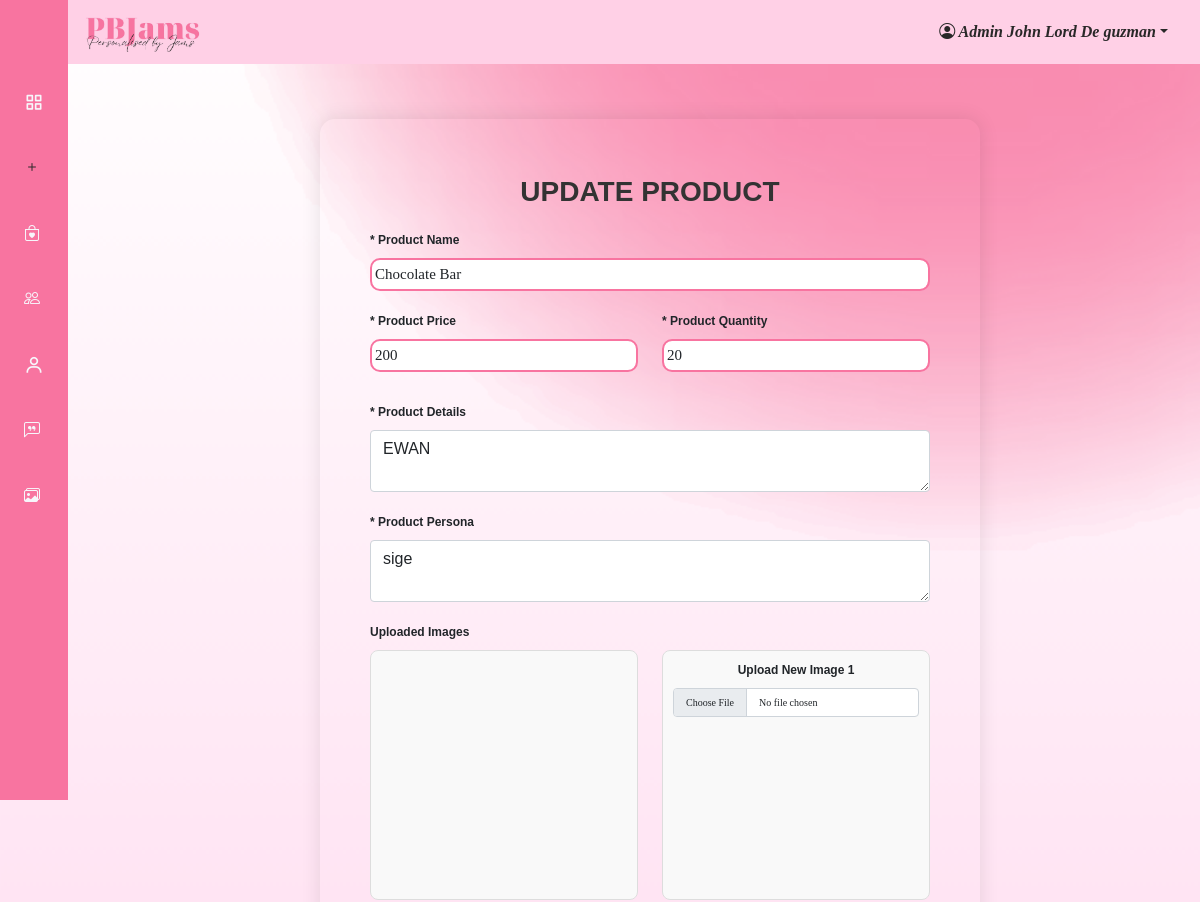
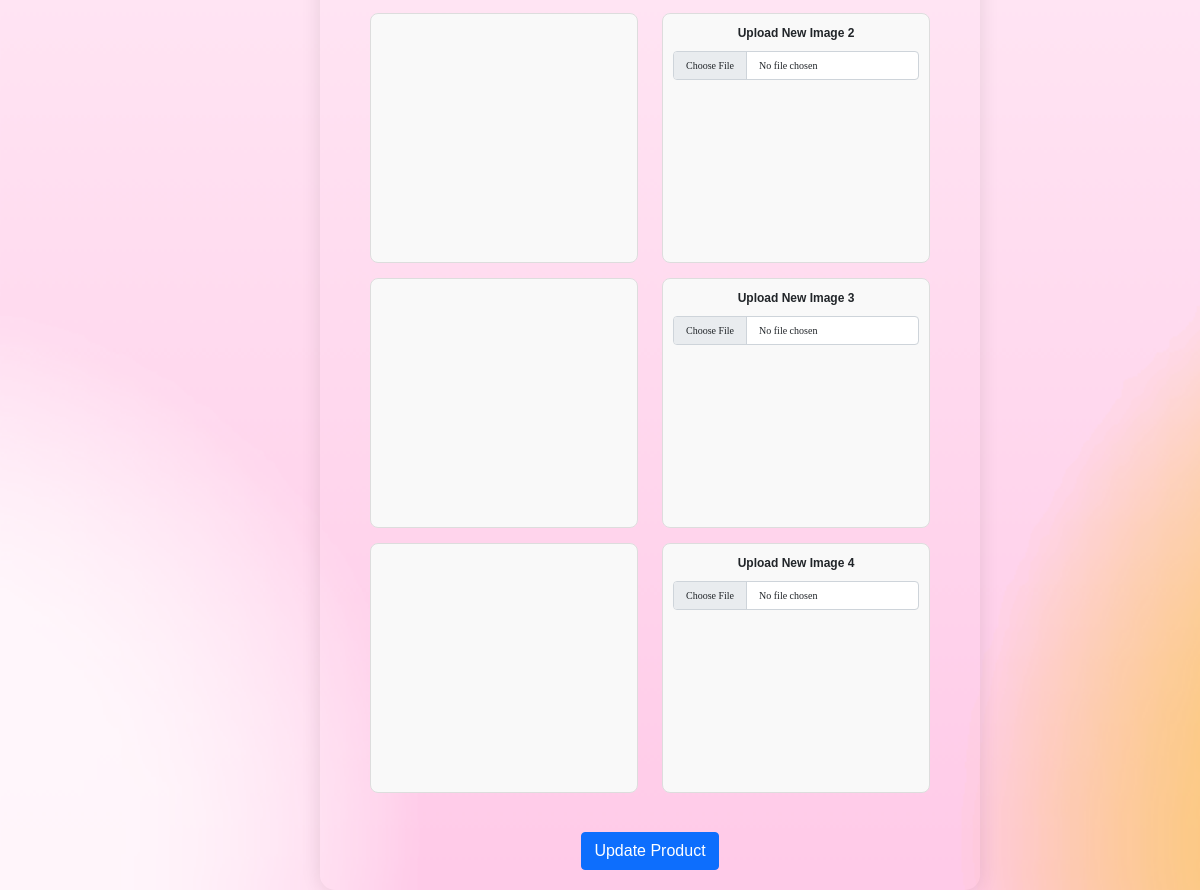
Page /admin_side/update_product.php?product_id=50 on the committed database (2 pictures, top to bottom).
### tables this page shows
CREATE TABLE `products` (
  `p_id` int(3) NOT NULL,
  `Name` varchar(50) NOT NULL,
  `Quantity` int(3) NOT NULL,
  `Price` float NOT NULL,
  `Details` text NOT NULL,
  `Persona` text NOT NULL
);

### admin_side/update_product.php (the view, shortened to what this page needs)
<?php
$servername = 'localhost';
$username = 'root';
$password = '';
$dbname = 'client_db';
$conn = mysqli_connect($servername, $username, $password, $dbname);
if (isset($_GET['product_id'])) {
    $product_id = $_GET['product_id'];
} elseif (isset($_POST['product_id'])) {
    $product_id = $_POST['product_id'];
} else {
    die("Product ID is not specified.");
}
$sql_product = "SELECT * FROM products WHERE p_id = ?";
$stmt_product = $conn->prepare($sql_product);
$stmt_product->bind_param("i", $product_id);
$stmt_product->execute();
$product_result = $stmt_product->get_result();
$product = $product_result->fetch_assoc();
$images = [];
?>
<!DOCTYPE html>
<html lang="en">
<head>
    <link href="https://cdn.jsdelivr.net/npm/bootstrap@5.3.3/dist/css/bootstrap.min.css" rel="stylesheet">
    <link rel="stylesheet" href="https://use.fontawesome.com/releases/v5.15.4/css/all.css"/>
    <link href="https://cdn.jsdelivr.net/npm/bootstrap-icons@1.4.1/font/bootstrap-icons.css" rel="stylesheet">
    <link href="https://stackpath.bootstrapcdn.com/bootstrap/5.1.3/css/bootstrap.min.css" rel="stylesheet">
    <link href="https://cdn.jsdelivr.net/npm/bootstrap@5.0.0-beta1/dist/css/bootstrap.min.css" rel="stylesheet">
    <link href="https://cdn.jsdelivr.net/npm/boxicons@latest/css/boxicons.min.css" rel="stylesheet">
    <link rel="stylesheet" href="https://cdn.jsdelivr.net/npm/bootstrap-icons@1.11.3/font/bootstrap-icons.min.css">
    <link rel="stylesheet" href="./css/update_product.css">
</head>
<body id="body-pd" style="background-image:url('./assets/bg.png');">
<header class="header" id="header">
    <div class="header_toggle"> <i class='bx bx-menu' id="header-toggle"></i> </div>
    <div class="header_logo"> <img src ="./assets/header.jpg"> </div>
    <div class="dropdown">
        <a href="#" class="dropdown-toggle" data-bs-toggle="dropdown" aria-expanded="false"><i class="bi bi-person-circle"> Admin John Lord De guzman</i></a>
    </div>
</header>
<div class="l-navbar" id="nav-bar">
    <nav class="nav">
        <div class="nav_con">
            <div class="nav_list">
                <a href="#" class="nav_link"><br></a>
                <a href="admin_dashboard.php" class="nav_link">
                    <i class='bx bx-grid-alt nav_icon'></i>
                </a>
                <a href="./insert_product.php" class="nav_link active">
                    <i class="bi bi-plus"></i>
                </a>
                <a href="./manage_order.php" class="nav_link">
                    <i class="bi bi-bag-heart"></i>
                </a>
                <a href="./manage_employees.php" class="nav_link">
                    <i class="bi bi-people"></i>
                </a>
                <a href="./manage_clients.php" class="nav_link">
                    <i class='bx bx-user nav_icon'></i>
                </a>
                <a href="./manage_reviews.php" class="nav_link">
                    <i class="bi bi-chat-left-quote"></i>
                </a>
                <a href="./manage_gallery.php" class="nav_link">
                        <i class="bi bi-images"></i>
                </a>
            </div>
        </div>
    </nav>
</div>
<section class="outer_container">
    <div class="container">
        <br>
        <h3 class="text-center">UPDATE PRODUCT</h3>
        <form action="update_product.php" method="POST" enctype="multipart/form-data">
            <div class="row">
                <div class="col-md-12">
                    <div class="mb-3">
                        <label for="product_name" class="form-label"><span>&#42;</span> Product Name</label>
                        <input type="text" id="product_name" name="product_name" class="form-control" value="<?php echo htmlspecialchars($product['Name']); ?>" required onkeypress="return onlyAlphabetsAndSpaces(event);">
                        </div>
                    <div class="row mb-3">
                        <div class="col-sm-6">
                            <label for="product_price" class="form-label"><span>&#42;</span> Product Price</label>
                            <input type="text" id="product_price" name="product_price" class="form-control" value="<?php echo htmlspecialchars($product['Price']); ?>" required oninput="onlyNumbers(event)">                            </div>
                        <div class="col-sm-6">
                            <label for="product_qty" class="form-label"><span>&#42;</span> Product Quantity</label>
                            <input type="text" id="product_qty" name="product_qty" class="form-control" value="<?php echo htmlspecialchars($product['Quantity']); ?>" required oninput="onlyNumbers(event)">
                        </div>
                    </div>
                    <div class="mb-3">
                        <label for="product_detail" class="form-label"><span>&#42;</span> Product Details</label>
                        <textarea required onkeypress="return onlyAlphabetsAndSpaces(event);" sid="product_detail" name="product_detail" class="form-control" required><?php echo htmlspecialchars($product['Details']); ?></textarea>
                    </div>
                    <div class="mb-3">
                        <label for="product_persona" class="form-label"><span>&#42;</span> Product Persona</label>
                        <textarea id="product_persona" name="product_persona" class="form-control" required onkeypress="return onlyAlphabetsAndSpaces(event);"><?php echo htmlspecialchars($product['Persona']); ?></textarea>
                    </div>
                </div>
                <div class="col-md-12">
                    <label class="form-label">Uploaded Images</label>
                    <div class="col">
                    <div class="row">
                        <div class="col-md-6">
                        <?php for ($i = count($images) + 1; $i <= 4; $i++): ?>
                                <div id="imageUploadContainer" >
                                    <div class="card-container">
                                    </div>
                                </div>
                        <?php endfor; ?>
                        </div>
                        <div class="col-md-6">
                        <?php for ($i = count($images) + 1; $i <= 4; $i++): ?>
                                <div id="imageUploadContainer">
                                        <div class="card-container">
                                        <label for="image<?php echo $i; ?>" class="form-label">Upload New Image <?php echo $i; ?></label>
                                        <input type="file" id="image<?php echo $i; ?>" name="image<?php echo $i; ?>" class="form-control mb-3" onchange="previewImage(event, <?php echo $i; ?>)">
                                        </div>
                                </div>
                        <?php endfor; ?>
                        </div>
                    </div>
                    </div>
                </div>
                </div>
            <div class="text-center mt-4">
                <button type="submit" class="btn btn-primary">Update Product</button>
            </div>
        </form>
    </div>
</section>
</body>
</html>

### admin_side/css/update_product.css (style rules this page uses)
:root { --header-height: 3rem; --nav-width: 68px; --first-color: #f874a0; --first-color-light: #afa5d9; --body-font: century gothic; --normal-font-size: 1rem; --z-fixed: 100; }
body { padding-top: 55px; font-family: "Century Gothic", sans-serif; line-height: 1.6; background-image: url("./assets/bg.png"); background-size: cover; background-repeat: no-repeat; background-attachment: fixed; background-position: center; min-height: 100vh; margin: 0; }
h3 { padding: 10px; text-align: center; color: #333; position: relative; font-weight: bold; }
input { width: 150px; border-radius: 10px; padding: 2px; font-family: century gothic; border-color: #f874a0; background-color: #fff; font-size: 15px; }
.container { border-radius: 20px; width: 60%; align-items: center; align-self: center; margin: 0 auto; padding: 50px; padding-top: 20px; padding-bottom: 20px; border-radius: 15px; box-shadow: 0 0 20px rgba(0, 0, 0, 0.1); position: relative; float: center; }
.container::before { content: ""; position: absolute; top: 0; left: 0; filter: blur(4px); z-index: -1; }
label { font-size: 12px; font-weight: 550; }
input[type="text"] { padding: 3px; width: 100%; margin-bottom: 10px; border-width: 2px; border-radius: 10px; box-sizing: border-box; font-size: century gothic; border: 2px solid #f874a0; font-size: 15px; }
textarea { padding: 10px; align-self: center; }
.row { border: none; background: transparent; }
.outer_container { display: flex; justify-content: center; align-items: center; }
input { font-family: century gothic; }
.header { width: 100%; height: var(--header-height); position: fixed; top: 0; left: 0; display: flex; align-items: center; justify-content: space-between; padding: 0 1rem; background-color: #ffd0e6; z-index: var(--z-fixed); transition: 0.5s; }
.header_toggle { color: var(--first-color); font-size: 1.5rem; cursor: pointer; }
.header_logo img { width: 120px; margin-left: -450px; }
.l-navbar { position: fixed; top: 0; left: -30%; width: var(--nav-width); height: 100vh; background-color: var(--first-color); padding: 0.5rem 1rem 0 0; transition: 0.5s; z-index: var(--z-fixed); }
.nav { height: 100%; display: flex; flex-direction: column; justify-content: space-between; overflow: hidden; }
.nav_logo, .nav_link { display: grid; grid-template-columns: max-content max-content; align-items: center; column-gap: 1rem; padding: 0.5rem 0 0.5rem 1.5rem; }
.nav_link { position: relative; color: #f7f6fb; margin-bottom: 1.5rem; transition: 0.3s; text-decoration: none; font-family: century gothic; font-weight: bold; }
.nav_icon { font-size: 1.25rem; }
.active { color: #292828; }
.active::before { content: ""; position: absolute; left: 0; width: 2px; height: 32px; background-color: var(--white-color); }
a { text-decoration: none; }
@media screen and (min-width: 768px) { body { margin: calc(var(--header-height) + 1rem) 0 0 0; padding-left: calc(var(--nav-width) + 2rem); } }
@media screen and (min-width: 768px) { .header { height: calc(var(--header-height) + 1rem); padding: 0 2rem 0 calc(var(--nav-width) + 2rem); } }
@media screen and (min-width: 768px) { .l-navbar { left: 0; padding: 1rem 1rem 0 0; } }
.dropdown { font-family: century gothic; }
.dropdown a { text-decoration: none; font-weight: bold; color: #292828; }
.card-container { display: flex; flex-direction: column; align-items: center; border: 1px solid #ddd; padding: 10px; border-radius: 8px; background-color: #f9f9f9; margin-bottom: 15px; height: 250px; }
.outer_container { display: flex; justify-content: center; }
input[type="file"] { font-size: 10px; }

### rows in the picture
products: product_name "Chocolate Bar", product_price "200", product_qty "20", product_detail "EWAN", product_persona "sige"
